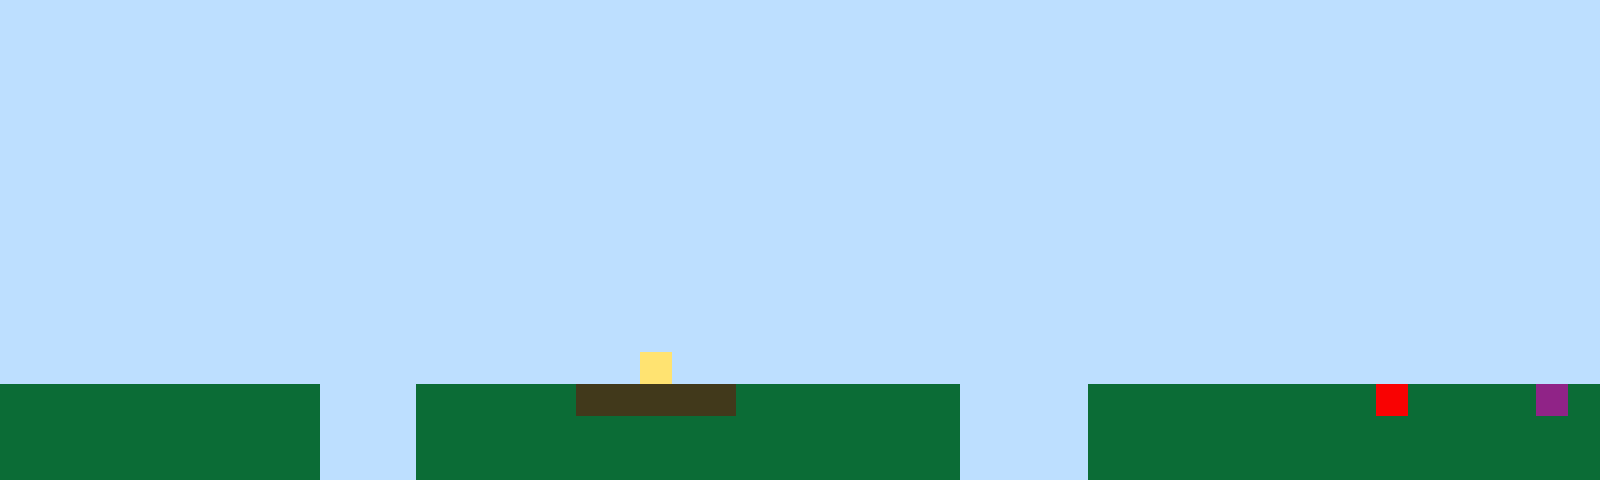

This is a level from a 2D game, rendered from its Tiled map with the project's own tilesets. A one-line summary and the complete map file follow:
An orthogonal 50x15 tile map with 32x32 px tiles, 1 tile layer (Tile Layer 1).

<map version="1.10" tiledversion="1.11.2" orientation="orthogonal" renderorder="right-up" width="50" height="15" tilewidth="32" tileheight="32" infinite="0" nextlayerid="2" nextobjectid="1"><editorsettings><export target="map1.csv" format="csv" /></editorsettings><tileset firstgid="1" name="sprites" tilewidth="32" tileheight="32" tilecount="6" columns="3"><image source="sprites.png" width="96" height="64" /></tileset><layer id="1" name="Tile Layer 1" width="50" height="15"><data encoding="csv">1,1,1,1,1,1,1,1,1,1,1,1,1,1,1,1,1,1,1,1,1,1,1,1,1,1,1,1,1,1,1,1,1,1,1,1,1,1,1,1,1,1,1,1,1,1,1,1,1,1,1,1,1,1,1,1,1,1,1,1,1,1,1,1,1,1,1,1,1,1,1,1,1,1,1,1,1,1,1,1,1,1,1,1,1,1,1,1,1,1,1,1,1,1,1,1,1,1,1,1,1,1,1,1,1,1,1,1,1,1,1,1,1,1,1,1,1,1,1,1,1,1,1,1,1,1,1,1,1,1,1,1,1,1,1,1,1,1,1,1,1,1,1,1,1,1,1,1,1,1,1,1,1,1,1,1,1,1,1,1,1,1,1,1,1,1,1,1,1,1,1,1,1,1,1,1,1,1,1,1,1,1,1,1,1,1,1,1,1,1,1,1,1,1,1,1,1,1,1,1,1,1,1,1,1,1,1,1,1,1,1,1,1,1,1,1,1,1,1,1,1,1,1,1,1,1,1,1,1,1,1,1,1,1,1,1,1,1,1,1,1,1,1,1,1,1,1,1,1,1,1,1,1,1,1,1,1,1,1,1,1,1,1,1,1,1,1,1,1,1,1,1,1,1,1,1,1,1,1,1,1,1,1,1,1,1,1,1,1,1,1,1,1,1,1,1,1,1,1,1,1,1,1,1,1,1,1,1,1,1,1,1,1,1,1,1,1,1,1,1,1,1,1,1,1,1,1,1,1,1,1,1,1,1,1,1,1,1,1,1,1,1,1,1,1,1,1,1,1,1,1,1,1,1,1,1,1,1,1,1,1,1,1,1,1,1,1,1,1,1,1,1,1,1,1,1,1,1,1,1,1,1,1,1,1,1,1,1,1,1,1,1,1,1,1,1,1,1,1,1,1,1,1,1,1,1,1,1,1,1,1,1,1,1,1,1,1,1,1,1,1,1,1,1,1,1,1,1,1,1,1,1,1,1,1,1,1,1,1,1,1,1,1,1,1,1,1,1,1,1,1,1,1,1,1,1,1,1,1,1,1,1,1,1,1,1,1,1,1,1,1,1,1,1,1,1,1,1,1,1,1,1,1,1,1,1,1,1,1,1,1,1,1,1,1,1,1,1,1,1,1,1,1,1,1,1,1,1,1,1,1,1,1,1,1,1,1,1,1,1,1,1,1,1,1,1,1,1,1,1,1,1,1,1,1,1,1,1,1,1,1,1,1,1,1,1,1,1,1,1,1,1,1,1,1,1,1,1,1,1,1,1,1,1,1,1,1,1,1,1,4,1,1,1,1,1,1,1,1,1,1,1,1,1,1,1,1,1,1,1,1,1,1,1,1,1,1,1,1,1,2,2,2,2,2,2,2,2,2,2,1,1,1,2,2,2,2,2,3,3,3,3,3,2,2,2,2,2,2,2,1,1,1,1,2,2,2,2,2,2,2,2,2,5,2,2,2,2,6,2,2,2,2,2,2,2,2,2,2,2,1,1,1,2,2,2,2,2,2,2,2,2,2,2,2,2,2,2,2,2,1,1,1,1,2,2,2,2,2,2,2,2,2,2,2,2,2,2,2,2,2,2,2,2,2,2,2,2,2,2,1,1,1,2,2,2,2,2,2,2,2,2,2,2,2,2,2,2,2,2,1,1,1,1,2,2,2,2,2,2,2,2,2,2,2,2,2,2,2,2</data></layer></map>
